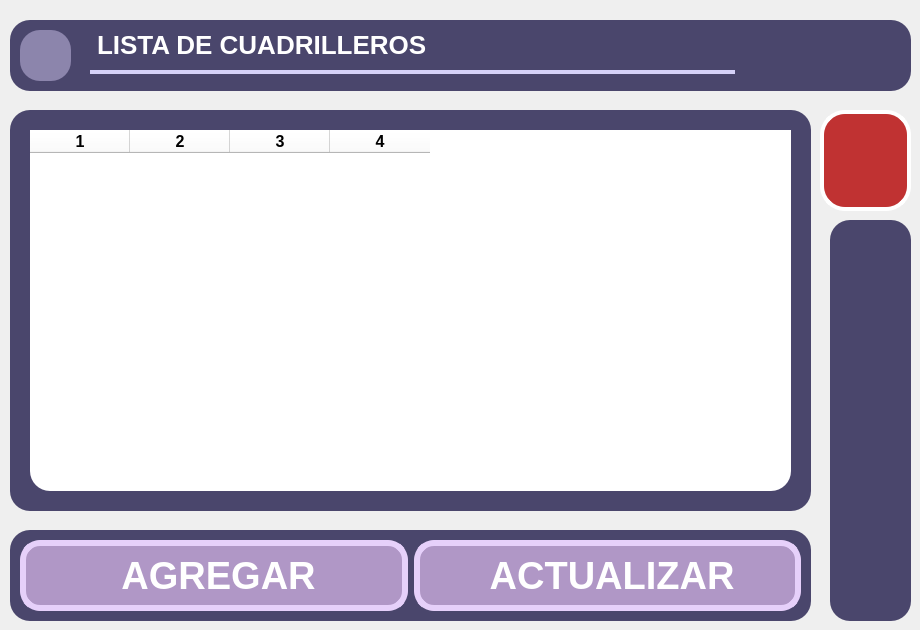
      <widget class="QWidget" name="cuadrilleroMenu_page">
       <widget class="QWidget" name="cuadrilleros_widget" native="true">
        <property name="geometry">
         <rect>
          <x>10</x>
          <y>20</y>
          <width>901</width>
          <height>71</height>
         </rect>
        </property>
        <property name="styleSheet">
         <string notr="true">background-color: rgb(74, 70, 108);
        /*border: 2px solid black;*/
        border-radius: 20px;  /* Ajusta el valor para hacer las esquinas más o menos redondas */
        padding: 10px;  /* Ajusta el margen interno del QLabel */</string>
        </property>
        <widget class="QLabel" name="ListaCuadrilleros_Btn">
         <property name="geometry">
          <rect>
           <x>70</x>
           <y>0</y>
           <width>401</width>
           <height>51</height>
          </rect>
         </property>
         <property name="font">
          <font>
           <family>Segoe UI</family>
           <pointsize>-1</pointsize>
           <weight>81</weight>
           <bold>true</bold>
          </font>
         </property>
         <property name="styleSheet">
          <string notr="true">background-color: rgb(74, 70, 108);
color: white;  
font-family: &quot;Segoe UI&quot;;
font-size: 26px;
font-weight: 650; 



</string>
         </property>
         <property name="text">
          <string>&lt;html&gt;&lt;head/&gt;&lt;body&gt;&lt;p&gt;&lt;span style=&quot; color:#ffffff;&quot;&gt;LISTA DE CUADRILLEROS&lt;/span&gt;&lt;/p&gt;&lt;/body&gt;&lt;/html&gt;</string>
         </property>
        </widget>
        <widget class="QLabel" name="label_15">
         <property name="geometry">
          <rect>
           <x>80</x>
           <y>50</y>
           <width>645</width>
           <height>4</height>
          </rect>
         </property>
         <property name="styleSheet">
          <string notr="true">background-color: rgb(213, 209, 248);</string>
         </property>
         <property name="text">
          <string/>
         </property>
        </widget>
        <widget class="QPushButton" name="BackCuadrillerosMenu_Btn">
         <property name="geometry">
          <rect>
           <x>10</x>
           <y>10</y>
           <width>51</width>
           <height>51</height>
          </rect>
         </property>
         <property name="styleSheet">
          <string notr="true">QPushButton {
	border-image: url(:/icons/iconos/botones/close.png);

       background-color: #8C85AC;
        /*border: 2px solid black;*/
        border-radius: 20px;  /* Ajusta el valor para hacer las esquinas más o menos redondas */
        padding: 10px;  /* Ajusta el margen interno del QLabel */
    }

/* Hover: Morado más oscuro pero vibrante (resalta sin ser claro) */
QPushButton:hover {
    background-color: #938BB6;  /* Morado &quot;SlateBlue&quot; (oscuro pero saturado) */
   
}
</string>
         </property>
         <property name="text">
          <string/>
         </property>
         <property name="icon">
          <iconset resource="../resources/resources.qrc">
           <normaloff>:/images/iconos/etiquetas/back_svg1.svg</normaloff>:/images/iconos/etiquetas/back_svg1.svg</iconset>
         </property>
         <property name="iconSize">
          <size>
           <width>42</width>
           <height>42</height>
          </size>
         </property>
        </widget>
       </widget>
       <widget class="QWidget" name="widget_13" native="true">
        <property name="geometry">
         <rect>
          <x>10</x>
          <y>110</y>
          <width>801</width>
          <height>401</height>
         </rect>
        </property>
        <property name="styleSheet">
         <string notr="true">background-color: rgb(74, 70, 108);
border-radius: 20px;</string>
        </property>
        <widget class="QTableWidget" name="Cuadrilleros_tableWidget">
         <property name="geometry">
          <rect>
           <x>20</x>
           <y>20</y>
           <width>761</width>
           <height>361</height>
          </rect>
         </property>
         <property name="font">
          <font>
           <pointsize>-1</pointsize>
           <weight>75</weight>
           <bold>true</bold>
          </font>
         </property>
         <property name="styleSheet">
          <string notr="true">font-size: 16px;
font-weight: 600;  /* Semibold */
background-color: rgb(255, 255, 255);
</string>
         </property>
         <property name="columnCount">
          <number>4</number>
         </property>
         <column/>
         <column/>
         <column/>
         <column/>
        </widget>
       </widget>
       <widget class="QWidget" name="cuadrilleros_widget_2" native="true">
        <property name="geometry">
         <rect>
          <x>10</x>
          <y>530</y>
          <width>801</width>
          <height>91</height>
         </rect>
        </property>
        <property name="styleSheet">
         <string notr="true">background-color: rgb(74, 70, 108);
        /*border: 2px solid black;*/
        border-radius: 20px;  /* Ajusta el valor para hacer las esquinas más o menos redondas */
        padding: 10px;  /* Ajusta el margen interno del QLabel */</string>
        </property>
        <widget class="QWidget" name="horizontalLayoutWidget_6">
         <property name="geometry">
          <rect>
           <x>10</x>
           <y>10</y>
           <width>781</width>
           <height>71</height>
          </rect>
         </property>
         <layout class="QHBoxLayout" name="horizontalLayout_6">
          <item>
           <widget class="QPushButton" name="CrearCuadrillero_Btn">
            <property name="sizePolicy">
             <sizepolicy hsizetype="Ignored" vsizetype="Ignored">
              <horstretch>0</horstretch>
              <verstretch>0</verstretch>
             </sizepolicy>
            </property>
            <property name="font">
             <font>
              <family>Segoe UI</family>
              <pointsize>-1</pointsize>
              <weight>81</weight>
              <bold>true</bold>
             </font>
            </property>
            <property name="styleSheet">
             <string notr="true">QPushButton {
        background-color: rgb(176, 151, 198);
		color: white;
        border-radius: 20px; 
        padding: 10px; 
        border: 6px solid white;
        border-color: rgb(230, 208, 250);
font-family: &quot;Segoe UI&quot;;
font-size: 38px;
font-weight: 650; 
    }</string>
            </property>
            <property name="text">
             <string> AGREGAR</string>
            </property>
            <property name="icon">
             <iconset resource="../resources/resources.qrc">
              <normaloff>:/images/iconos/botones/crear3_svg.svg</normaloff>:/images/iconos/botones/crear3_svg.svg</iconset>
            </property>
            <property name="iconSize">
             <size>
              <width>62</width>
              <height>62</height>
             </size>
            </property>
           </widget>
          </item>
          <item>
           <widget class="QPushButton" name="ActualizarCuadrillero_Btn">
            <property name="sizePolicy">
             <sizepolicy hsizetype="Ignored" vsizetype="Ignored">
              <horstretch>0</horstretch>
              <verstretch>0</verstretch>
             </sizepolicy>
            </property>
            <property name="font">
             <font>
              <family>Segoe UI</family>
              <pointsize>-1</pointsize>
              <weight>81</weight>
              <bold>true</bold>
             </font>
            </property>
            <property name="styleSheet">
             <string notr="true">QPushButton {
        background-color: rgb(176, 151, 198);
		color: white;
        border-radius: 20px; 
        padding: 10px; 
        border: 6px solid white;
        border-color: rgb(230, 208, 250);
font-family: &quot;Segoe UI&quot;;
font-size: 38px;
font-weight: 650; 
    }</string>
            </property>
            <property name="text">
             <string> ACTUALIZAR</string>
            </property>
            <property name="icon">
             <iconset resource="../resources/resources.qrc">
              <normaloff>:/images/iconos/botones/actualizar4_svg.svg</normaloff>:/images/iconos/botones/actualizar4_svg.svg</iconset>
            </property>
            <property name="iconSize">
             <size>
              <width>62</width>
              <height>62</height>
             </size>
            </property>
           </widget>
          </item>
         </layout>
        </widget>
       </widget>
       <widget class="QWidget" name="cuadrilleros_widget_5" native="true">
        <property name="geometry">
         <rect>
          <x>830</x>
          <y>220</y>
          <width>81</width>
          <height>401</height>
         </rect>
        </property>
        <property name="styleSheet">
         <string notr="true">background-color: rgb(74, 70, 108);
        /*border: 2px solid black;*/
        border-radius: 20px;  /* Ajusta el valor para hacer las esquinas más o menos redondas */
        padding: 10px;  /* Ajusta el margen interno del QLabel */</string>
        </property>
       </widget>
       <widget class="QPushButton" name="EliminarCuadrillero_Btn">
        <property name="geometry">
         <rect>
          <x>820</x>
          <y>110</y>
          <width>91</width>
          <height>101</height>
         </rect>
        </property>
        <property name="sizePolicy">
         <sizepolicy hsizetype="Ignored" vsizetype="Ignored">
          <horstretch>0</horstretch>
          <verstretch>0</verstretch>
         </sizepolicy>
        </property>
        <property name="font">
         <font>
          <pointsize>31</pointsize>
         </font>
        </property>
        <property name="styleSheet">
         <string notr="true">QPushButton {

        background-color: #C03232;
        /*border: 2px solid black;*/
		color: white;  /* Cambia el color de la fuente a blanco */
        border-radius: 25px;  /* Ajusta el valor para hacer las esquinas más o menos redondas */
        padding: 10px;  /* Ajusta el margen interno del QLabel */
		border: 4px solid white;
    }</string>
        </property>
        <property name="text">
         <string/>
        </property>
        <property name="icon">
         <iconset resource="../resources/resources.qrc">
          <normaloff>:/images/iconos/botones/borrar.png</normaloff>:/images/iconos/botones/borrar.png</iconset>
        </property>
        <property name="iconSize">
         <size>
          <width>72</width>
          <height>72</height>
         </size>
        </property>
       </widget>
      </widget>
